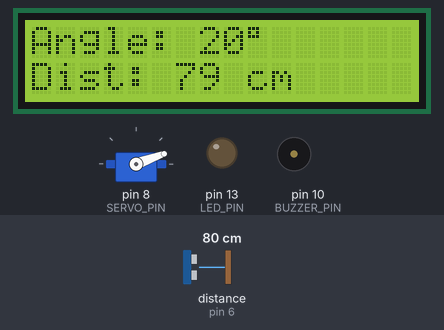
Simulated run of this sketch. Board: Arduino Uno, built with avr-gcc and run on an emulated ATmega328P. On the bench: servo, 16×2 character LCD, output pins drawn as LEDs (lit = HIGH), buzzer (waves = sounding). Wiring (inferred from the names in the program): ultrasonic range finder: trigger pin 7; echo pin 6. The test bench sets the inputs (shaded band); at power-on: distance to the obstacle (sensor on pin 6) 80 cm. The echo pulse lasts 58.3 µs per cm; pins used as bus, display or sensor lines are not drawn; what the sketch prints to the serial monitor is not drawn.

Above: at 2.79 s.
2.8 s: distance to the obstacle (sensor on pin 6) set to 4 cm
At 3.6 s:
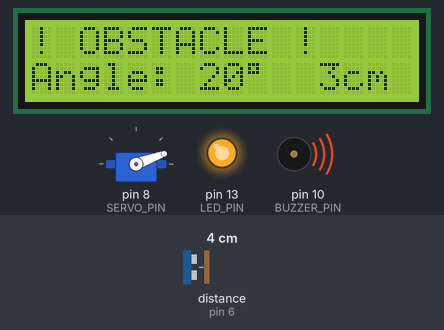
4.5 s: distance to the obstacle (sensor on pin 6) set to 29 cm
At 4.8 s:
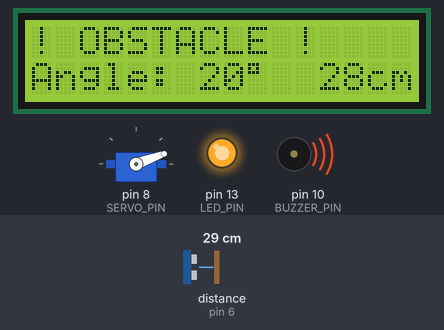
6.0 s: distance to the obstacle (sensor on pin 6) set to 34 cm
At 7.27 s:
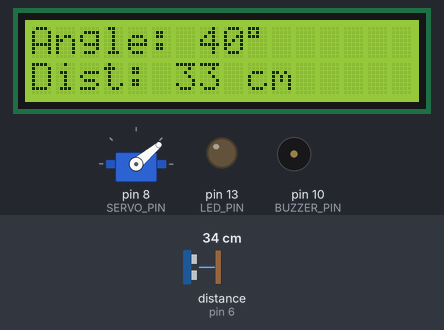
8.8 s: distance to the obstacle (sensor on pin 6) set to 27 cm
At 9.5 s:
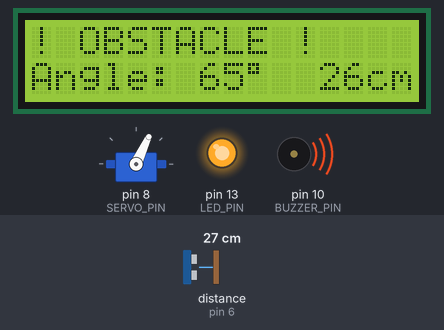
11.8 s: distance to the obstacle (sensor on pin 6) set to 250 cm
At 12.01 s:
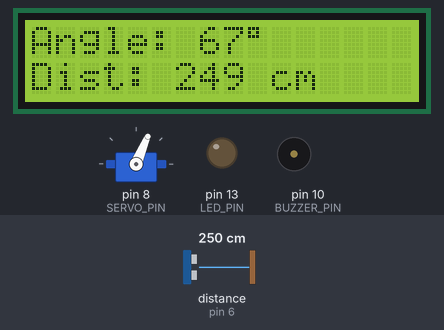
14.6 s: distance to the obstacle (sensor on pin 6) set to 9 cm
At 15.0 s:
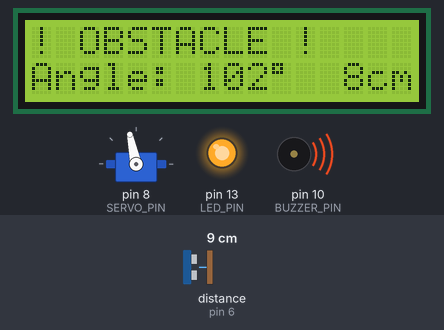
Timing chart, 0 to 17.1 s (numbered marks = the images above; inputs shaded):
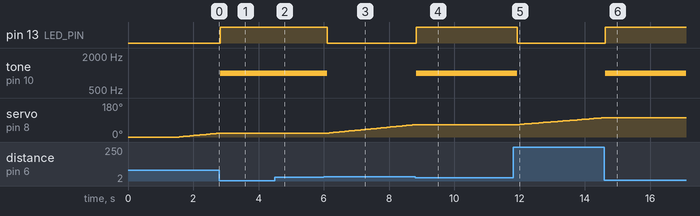

The sketch:

detecteurRadar2.ino
```cpp
#include <LiquidCrystal.h>
#include <Servo.h>

const int TRIG_PIN=7;
const int ECHO_PIN=6;
const int SERVO_PIN=8;
const int BUZZER_PIN=10;
const int LED_PIN=13;

LiquidCrystal lcd(12,11,5,4,3,2);
Servo radarServo;

const int SEUIL_DETECTION= 30;
const int VITESSE_SERVO= 1;
const int ANGLE_MIN= 0;
const int ANGLE_MAX=180;

int  angle= ANGLE_MIN;
int  direction= 1;
bool alerteActive=false;
bool servoEnPause = false;
int anglePause = 0;

float mesurerDistance() {
  digitalWrite(TRIG_PIN,LOW);  //envoie d'un signal LOW sur la broche TRIG
  delayMicroseconds(2);  //Pause de 2 microsecondes
  digitalWrite(TRIG_PIN,HIGH);  //on déclenche l'émission d'ondes ultrasonores
  delayMicroseconds(10);
  digitalWrite(TRIG_PIN, LOW); // on ressoi

  long duree = pulseIn(ECHO_PIN, HIGH, 30000);
  if (duree == 0) return 999;  //renvoi la valeur d'erreur pour indiquer pas d'objet
  return duree*0.0343 / 2.0;  //vitesse du son dans l'air divisé par deux   (Distance = (Vitesse du son × Durée) / 2)
}

void afficherLCD(int ang, float dist) {
  lcd.clear();
  lcd.setCursor(0, 0);
  lcd.print("Angle: ");
  lcd.print(ang);
  lcd.print((char)223); //pour afficher le symbole degre
  lcd.print("   ");

  lcd.setCursor(0, 1);
  if (dist >= 999) {
    lcd.print("Dist: ---  cm");
  } else {
    lcd.print("Dist: ");
    lcd.print((int)dist);
    lcd.print(" cm    ");
  }
}

void afficherAlerte(float dist, int ang) {
  lcd.clear();
  lcd.setCursor(0, 0);
  lcd.print("! OBSTACLE !");
  lcd.setCursor(0, 1);
  lcd.print("Angle: ");
  lcd.print(ang);
  lcd.print((char)223);
  lcd.print("  ");
  lcd.print((int)dist);  //affichage en entier
  lcd.print("cm");
}

void gererAlarme(bool activer) {
  alerteActive = activer;
  if (activer) {
    tone(BUZZER_PIN, 1000);   //son a 1khz
    digitalWrite(LED_PIN, HIGH);
  } else {
    noTone(BUZZER_PIN);
    digitalWrite(LED_PIN, LOW);
  }
}

void setup() {
  Serial.begin(9600);

  pinMode(TRIG_PIN,OUTPUT);
  pinMode(ECHO_PIN,INPUT);
  pinMode(BUZZER_PIN,OUTPUT);
  pinMode(LED_PIN,OUTPUT);
  digitalWrite(LED_PIN, LOW);  //initialisation de la led
  radarServo.attach(SERVO_PIN);
  radarServo.write(ANGLE_MIN);

  lcd.begin(16,2);
  lcd.print("  RADAR ACTIF   ");
  lcd.setCursor(0, 1);
  lcd.print("  Initialisation... ");
  delay(1500);
}

void loop() {
  float distance = mesurerDistance(); // Mesure de la distance
  bool objetDetecte = (distance < SEUIL_DETECTION && distance > 2); // Vérifie si un objet est détecté entre 2cm et 30 cm

  if (objetDetecte) {
    if (!servoEnPause) {  //Si le servo n'estt pas en pause on le met en pause
      servoEnPause = true;
      anglePause = angle;  //on memorise l'angle
      gererAlarme(true);   //on allume l'alarme
      Serial.println("****OBSTACLE DETECTE - SERVO EN PAUSE****");
    }
    afficherAlerte(distance, anglePause);

    Serial.print("!!! ALERTE !!! Angle: ");
    Serial.print(anglePause);
    Serial.print("°  |  Distance: ");
    Serial.print(distance);
    Serial.println(" cm  [SERVO EN PAUSE]");
    delay(100);
  }else{
    if(servoEnPause){
      servoEnPause=false;
      gererAlarme(false);
     }
    angle += direction;  //on augmente l'angle d'un degré
    if(angle>=ANGLE_MAX) direction=-1;
    if(angle<=ANGLE_MIN) direction=1;
    radarServo.write(angle);  //on positionne le servo a la position de l'angle
    delay(VITESSE_SERVO);
    afficherLCD(angle, distance);
    Serial.print("Angle: ");
    Serial.print(angle);
    Serial.print("°  |  Distance: ");
    Serial.print(distance);
    Serial.println(" cm");
    delay(50);
  }
}
```

Measured:
- the behaviour switches between 30 and 31 cm on distance to the obstacle (sensor on pin 6) (found by bisection; images 2 and 3)
- after the input at 2.8 s, pin 13 (LED_PIN): LOW → HIGH at once; tone on pin 10 (BUZZER_PIN): silent → 1000 Hz at once; servo on pin 8 (SERVO_PIN): stays 20° (without the input it goes to 21° after 0.04 s); the display: changes at once (image 1)
- after the input at 4.5 s, the display: changes at once (image 2)
- after the input at 6.0 s, pin 13 (LED_PIN): HIGH → LOW after 0.10 s; tone on pin 10 (BUZZER_PIN): 1000 Hz → silent after 0.10 s; servo on pin 8 (SERVO_PIN): moves from 20° to 65° over 2.7 s, starting after 0.10 s; the display: first changes after 0.11 s (image 3 shows a later state)
- after the input at 8.8 s, pin 13 (LED_PIN): LOW → HIGH at once; tone on pin 10 (BUZZER_PIN): silent → 1000 Hz at once; servo on pin 8 (SERVO_PIN): stays 65° (without the input it goes to 66° after 0.03 s); the display: changes at once (image 4)
- after the input at 11.8 s, pin 13 (LED_PIN): HIGH → LOW after 0.12 s; tone on pin 10 (BUZZER_PIN): 1000 Hz → silent after 0.12 s; servo on pin 8 (SERVO_PIN): moves from 65° to 102° over 2.6 s, starting after 0.12 s; the display: first changes after 0.13 s (image 5 shows a later state)
- after the input at 14.6 s, pin 13 (LED_PIN): LOW → HIGH at once; tone on pin 10 (BUZZER_PIN): silent → 1000 Hz at once; servo on pin 8 (SERVO_PIN): stays 102° (without the input it goes to 103° after 0.04 s); the display: changes at once (image 6)
